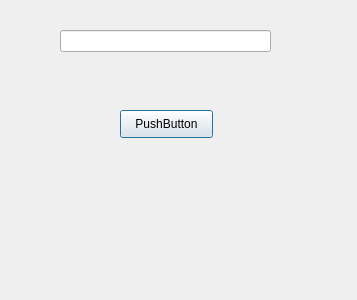
<?xml version="1.0" encoding="UTF-8"?>
<ui version="4.0">
 <class>EventosDialog</class>
 <widget class="QDialog" name="EventosDialog">
  <property name="geometry">
   <rect>
    <x>0</x>
    <y>0</y>
    <width>357</width>
    <height>300</height>
   </rect>
  </property>
  <property name="windowTitle">
   <string>Señales y slot</string>
  </property>
  <widget class="QLineEdit" name="txtTexto">
   <property name="geometry">
    <rect>
     <x>60</x>
     <y>30</y>
     <width>211</width>
     <height>22</height>
    </rect>
   </property>
  </widget>
  <widget class="QPushButton" name="btnCambio">
   <property name="geometry">
    <rect>
     <x>120</x>
     <y>110</y>
     <width>93</width>
     <height>28</height>
    </rect>
   </property>
   <property name="text">
    <string>PushButton</string>
   </property>
  </widget>
 </widget>
 <resources/>
 <connections>
  <connection>
   <sender>btnCambio</sender>
   <signal>clicked()</signal>
   <receiver>txtTexto</receiver>
   <slot>clear()</slot>
   <hints>
    <hint type="sourcelabel">
     <x>165</x>
     <y>120</y>
    </hint>
    <hint type="destinationlabel">
     <x>170</x>
     <y>42</y>
    </hint>
   </hints>
  </connection>
 </connections>
</ui>
